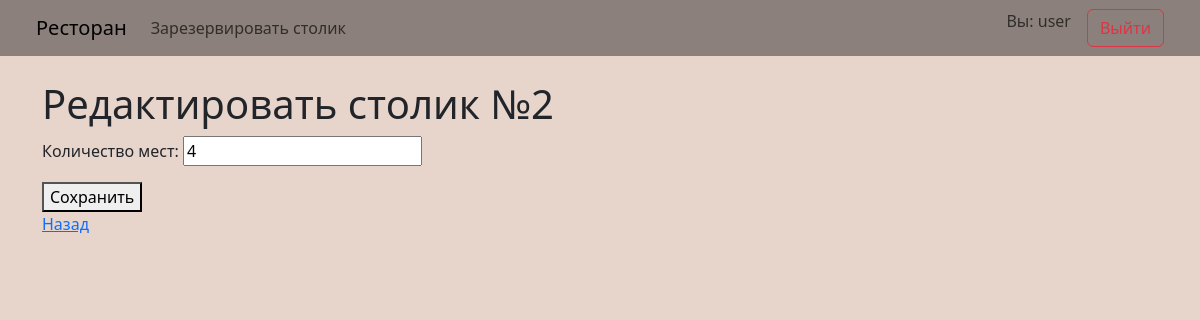
The app's page /tables/edit/2/ (signed in), older data.
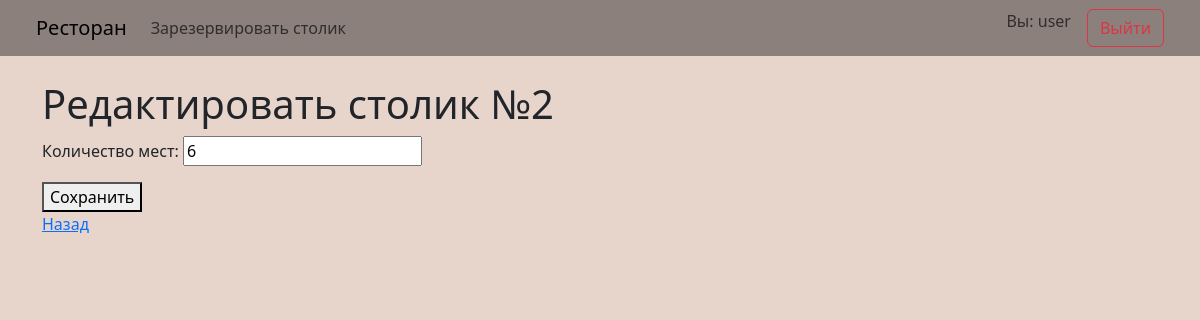
The same page, newer data.
### main/models.py (models this page shows, shortened)
class Table(models.Model):
    seats = models.PositiveIntegerField()

### main/views.py (the view)
# urls.py: path('tables/edit/<int:table_id>/', edit_table, name='edit_table'),
@staff_member_required
def edit_table(request, table_id):
    table = get_object_or_404(Table, id=table_id)
    if request.method == 'POST':
        form = TableForm(request.POST, instance=table)
        if form.is_valid():
            form.save()
            return redirect('edit_tables')
    else:
        form = TableForm(instance=table)
    return render(request, 'edit_table.html', {'form': form, 'table': table})

### main/forms.py
class TableForm(forms.ModelForm):
    class Meta:
        model = Table
        fields = ['seats']
        labels = {'seats': 'Количество мест'}

### main/templates/edit_table.html (shortened to what this page needs)
{% extends 'pattern.html' %}
{% block content %}
<h1>Редактировать столик №{{ table.id }}</h1>
<form method="post">
    {{ form.as_p }}
    <button type="submit">Сохранить</button>
</form>
<a href="{% url 'edit_tables' %}">Назад</a>
{% endblock %}

Row changes from the older to the newer data that the page shows:
changed Table id 2: seats "4" → "6"
